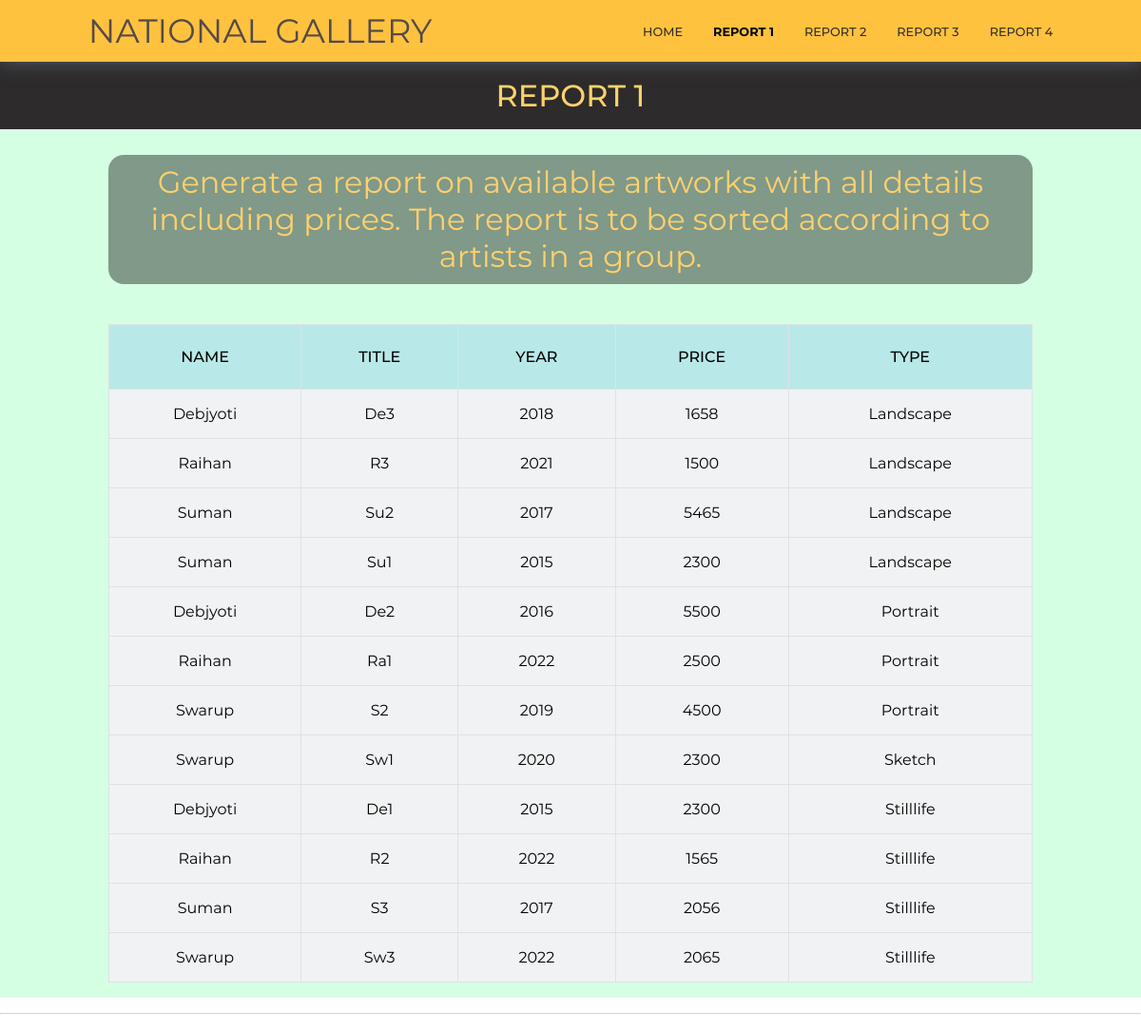
/backend/report_1.php, run on the app's committed database.
### tables this page shows
CREATE TABLE `artist` (
  `ANAME` varchar(31) NOT NULL,
  `BIRTH_PLACE` varchar(31) DEFAULT NULL,
  `STYLE_OF_ART` varchar(31) DEFAULT NULL,
  `AGE` int(11) DEFAULT NULL
);

CREATE TABLE `art_work` (
  `TITLE` varchar(31) NOT NULL,
  `YEAR` int(11) DEFAULT NULL,
  `PRICE` float DEFAULT NULL,
  `TYPE` varchar(31) DEFAULT NULL,
  `ANAME` varchar(31) DEFAULT NULL
);

CREATE TABLE `art_group` (
  `GROUP_NAME` varchar(31) NOT NULL
);

### backend/report_1.php (the view, shortened to what this page needs)
<?php include ("dbconnection.php"); ?>
<!DOCTYPE html>
<html lang="en">
<head>
    <link href = "../css/style.css" rel="stylesheet"></link>
</head>
<body>
    <header>
        <hi class="logo">NATIONAL GALLERY</hi>
        <nav>
            <ul>
                <li><a href="../index.php">Home</a></li>
                <li><a href="#" class="active-link">Report 1</a></li>
                <li><a href="report_2.php">Report 2</a></li>
                <li><a href="report_3.php">Report 3</a></li>
                <li><a href="report_4.php">Report 4</a></li>
            </ul>
        </nav>
    </header>
    <main>
        <section class="container-color-tables">
            <h1>Report 1</h1>
            <div class="container">
                <h2>Generate a report on available artworks with all details including prices. The report is to be sorted according to artists in a group.</h2>
                <table>
                    <thead>
                        <tr>
                            <th>NAME</th>
                            <th>TITLE</th>
                            <th>YEAR</th>
                            <th>PRICE</th>
                            <th>TYPE</th>
                        </tr>
                        <?php
                            $sql = "SELECT artist.ANAME, art_work.TITLE , YEAR, PRICE, art_group.GROUP_NAME FROM artist, art_work, of_group, art_group WHERE artist.ANAME = art_work.ANAME and art_work.TITLE = of_group.TITLE and art_group.GROUP_NAME = of_group.GROUP_NAME ORDER by art_group.GROUP_NAME , artist.ANAME ;";$result = mysqli_query($con, $sql);
                            while($row = $result->fetch_assoc()) {
                                echo "
                                <tr>
                                <td>".$row["ANAME"]."</td>
                                <td>".$row["TITLE"]."</td>
                                <td>".$row["YEAR"]."</td>
                                <td>".$row["PRICE"]."</td>
                                <td>". $row["GROUP_NAME"]."</td>
                                ";
                            }
                        ?>
                </table>
            </div>
        </section>
        <hr>
    </main>
</body>

### css/style.css (style rules this page uses)
:root { --navbar-bg: rgba(255, 191, 52, 0.95); --thead-bg: #b8e9e8; --tbody-bg: #f1f2f3; --btn-color:#0d6efd; --btn-hv-color:#fdfdfd; --btn-bg-color:#0d6efd; --btn-bd-color:#0d6efd; --btn-view-color: #367620; --btn-view-hv-color:#fdfdfd; --btn-view-bg-color: #367620; --btn-view-hv-bg-color: #50b52d; --btn-view-bd-color: #367620; --btn-view-hv-bd-color: #50b52d; --btn-delete-color:#dc3545; --btn-delete-hv-color:#fdfdfd; --btn-delete-bg-color:#dc3545; --btn-delete-bd-color:#dc3545; --btn-find-color: #757575; --btn-find-hv-color:#fdfdfd; --btn-find-bg-color: #757575; --btn-find-bd-color: #757575; --btn-remove-color: #dc3545; --btn-remove-hv-color:#fdfdfd; --btn-remove-bg-color: #dc3545; --btn-remove-bd-color: #dc3545; --btn-form-submit-bd-color: #1ec779; --btn-form-submit-bg-color: #1ec779; --btn-form-submit-hv-bd-color: #157347; --btn-form-submit-hv-bg-color: #157347; }
*, *::before, *::after { box-sizing: border-box; }
body { margin: 0; padding-top: 50px; font-family: "Montserrat", sans-serif; font-weight: 400; }
hr { margin: 1em 0; color: inherit; background-color: currentColor; opacity: .40; }
header { box-shadow: 0em 0em 1.2em rgb(127 137 161 / 51%); background: var(--navbar-bg); text-align: center; position: fixed; top: 0; z-index: 999; width: 100%; padding: 0.7em; }
nav { position: absolute; text-align: left; top: 100%; left: 0; background: var(--background); width: 100%; transform: scale(1, 0); transform-origin: top; transition: transform 400ms ease-in-out; }
nav ul { margin: 0; padding: 1em; list-style: none; background: var(--navbar-bg); }
nav li { margin-bottom: 1em; margin-left: 1em; }
nav a { font-weight: 500; color: #342d2d; text-decoration: none; font-size: 0.8rem; text-transform: uppercase; opacity: 0; transition: opacity .15s ease-in-out; }
.logo { color:#554a4a; font-size: 1.5em; transition: 0.5s; }
@media screen and (min-width: 1100px) { body { padding-top: 65px; } }
@media screen and (min-width: 1100px) { header { display: grid; grid-template-columns: 1fr auto minmax(600px, 8fr) 1fr; box-shadow: 0em 0em 1.2em rgb(127 137 161 / 51%); } }
@media screen and (min-width: 1100px) { .logo { grid-column: 2 / 3; } }
@media screen and (min-width: 1100px) { nav { all: unset; grid-column: 3 / 4; display: flex; justify-content: flex-end; align-items: center; } }
@media screen and (min-width: 1100px) { nav ul { margin: 0; padding: 0; display: flex; justify-content: flex-end; background: transparent; align-items: center; } }
@media screen and (min-width: 1100px) { nav li { margin-left: 2em; margin-bottom: 0; } }
@media screen and (min-width: 1100px) { nav a { opacity: 1; position: relative; } }
@media screen and (min-width: 1100px) { nav a::before { content: ''; display: block; height: 5px; background: black; border-radius: 10px; position: absolute; top: -1em; left: 0; right: 0; transform: scale(0, 1); transition: transform ease-in-out 250ms; } }
@media screen and (min-width: 1100px) { .logo { color: #554a4a; font-size: 2.2em; transition: 0.5s; } }
main { background-color: rgb(255, 255, 255); }
.container { width: 81%; color: rgb(0, 0, 0); min-height: 40px; margin: auto; display: flex; flex-flow: column wrap; align-items: center; justify-content: center; }
h1, .container h1 { margin: 0; width: 100%; background: #2d2b2b; color: rgb(255 209 108); font-size: 2em; font-weight: 500; padding: 0.5em; text-align: center; text-transform: uppercase; }
.container h2 { width: 100%; background: #00000066; text-align: center; color: rgb(255 209 108); font-size: 2em; font-weight: 400; padding: 0.3em; border-radius: 0.5em; }
table { margin: 1em 0em; width: 100%; border-collapse: collapse; }
th { font-weight: 500; background-color: var(--thead-bg); border: 1px solid #dee2e6; padding: 1.5em 0.5em; text-align: center; justify-content: center; }
td { background-color: var(--tbody-bg); border: 1px solid #dee2e6; padding: 1em 0.2em; text-align: center; justify-content: center; }
.active-link { font-weight: 700; color: #000000; }
.container-color-tables { background-color: #d5ffe3; }

### data on the page
artist: ANAME "Debjyoti", art_work.TITLE "De3", art_work.YEAR "2018", art_work.PRICE "1658", art_group.GROUP_NAME "Landscape", art_work.TITLE "De2", art_work.YEAR "2016", art_work.PRICE "5500", art_group.GROUP_NAME "Portrait", art_work.TITLE "De1", art_work.YEAR "2015", art_work.PRICE "2300", art_group.GROUP_NAME "Stilllife"
artist: ANAME "Raihan", art_work.TITLE "R3", art_work.YEAR "2021", art_work.PRICE "1500", art_group.GROUP_NAME "Landscape", art_work.TITLE "Ra1", art_work.YEAR "2022", art_work.PRICE "2500", art_group.GROUP_NAME "Portrait", art_work.TITLE "R2", art_work.PRICE "1565", art_group.GROUP_NAME "Stilllife"
artist: ANAME "Suman", art_work.TITLE "Su2", art_work.YEAR "2017", art_work.PRICE "5465", art_group.GROUP_NAME "Landscape", art_work.TITLE "Su1", art_work.YEAR "2015", art_work.PRICE "2300", art_work.TITLE "S3", art_work.PRICE "2056", art_group.GROUP_NAME "Stilllife"
artist: ANAME "Swarup", art_work.TITLE "S2", art_work.YEAR "2019", art_work.PRICE "4500", art_group.GROUP_NAME "Portrait", art_work.TITLE "Sw1", art_work.YEAR "2020", art_work.PRICE "2300", art_group.GROUP_NAME "Sketch", art_work.TITLE "Sw3", art_work.YEAR "2022", art_work.PRICE "2065", art_group.GROUP_NAME "Stilllife"
